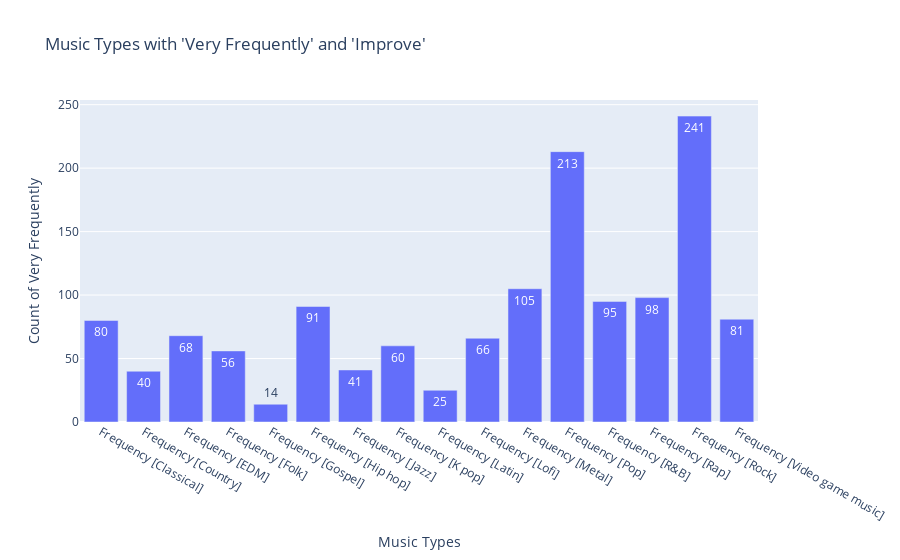

Source (notebook cell):
### Code cell
# Step 1: Filter rows where 'Music effects' is 'Improve'
filtered_df = df[df["Music effects"] == "Improve"]

# Step 2: Extract columns starting with 'Frequency'
frequency_columns = [col for col in df.columns if col.startswith("Frequency")]

# Step 3: Count 'Very frequently' occurrences for each music type
very_frequent_counts = (filtered_df[frequency_columns] == "Very frequently").sum().reset_index()
very_frequent_counts.columns = ["Music Type", "Count"]  # Rename columns for clarity

# Step 4: Create a bar graph
fig = px.bar(
    very_frequent_counts,
    x="Music Type",
    y="Count",
    title="Music Types with 'Very Frequently' and 'Improve'",
    labels={"Count": "Count of Very Frequently", "Music Type": "Music Types"},
    text="Count"
)

# Show the graph
fig.show()

### Figure 1 — Plotly figure (JSON) as saved in the notebook; plotly's stock layout.template omitted (floating-point values rounded to 4 significant figures)
{"data": [{"hovertemplate": "Music Types=%{x}<br>Count of Very Frequently=%{text}<extra></extra>", "legendgroup": "", "marker": {"color": "#636efa", "pattern": {"shape": ""}}, "name": "", "orientation": "v", "showlegend": false, "text": [80.0, 40.0, 68.0, 56.0, 14.0, 91.0, 41.0, 60.0, 25.0, 66.0, 105.0, 213.0, 95.0, 98.0, 241.0, 81.0], "textposition": "auto", "type": "bar", "x": ["Frequency [Classical]", "Frequency [Country]", "Frequency [EDM]", "Frequency [Folk]", "Frequency [Gospel]", "Frequency [Hip hop]", "Frequency [Jazz]", "Frequency [K pop]", "Frequency [Latin]", "Frequency [Lofi]", "Frequency [Metal]", "Frequency [Pop]", "Frequency [R&B]", "Frequency [Rap]", "Frequency [Rock]", "Frequency [Video game music]"], "xaxis": "x", "y": [80, 40, 68, 56, 14, 91, 41, 60, 25, 66, 105, 213, 95, 98, 241, 81], "yaxis": "y"}], "layout": {"barmode": "relative", "legend": {"tracegroupgap": 0}, "title": {"text": "Music Types with 'Very Frequently' and 'Improve'"}, "xaxis": {"anchor": "y", "domain": [0, 1], "title": {"text": "Music Types"}}, "yaxis": {"anchor": "x", "domain": [0, 1], "title": {"text": "Count of Very Frequently"}}}}
